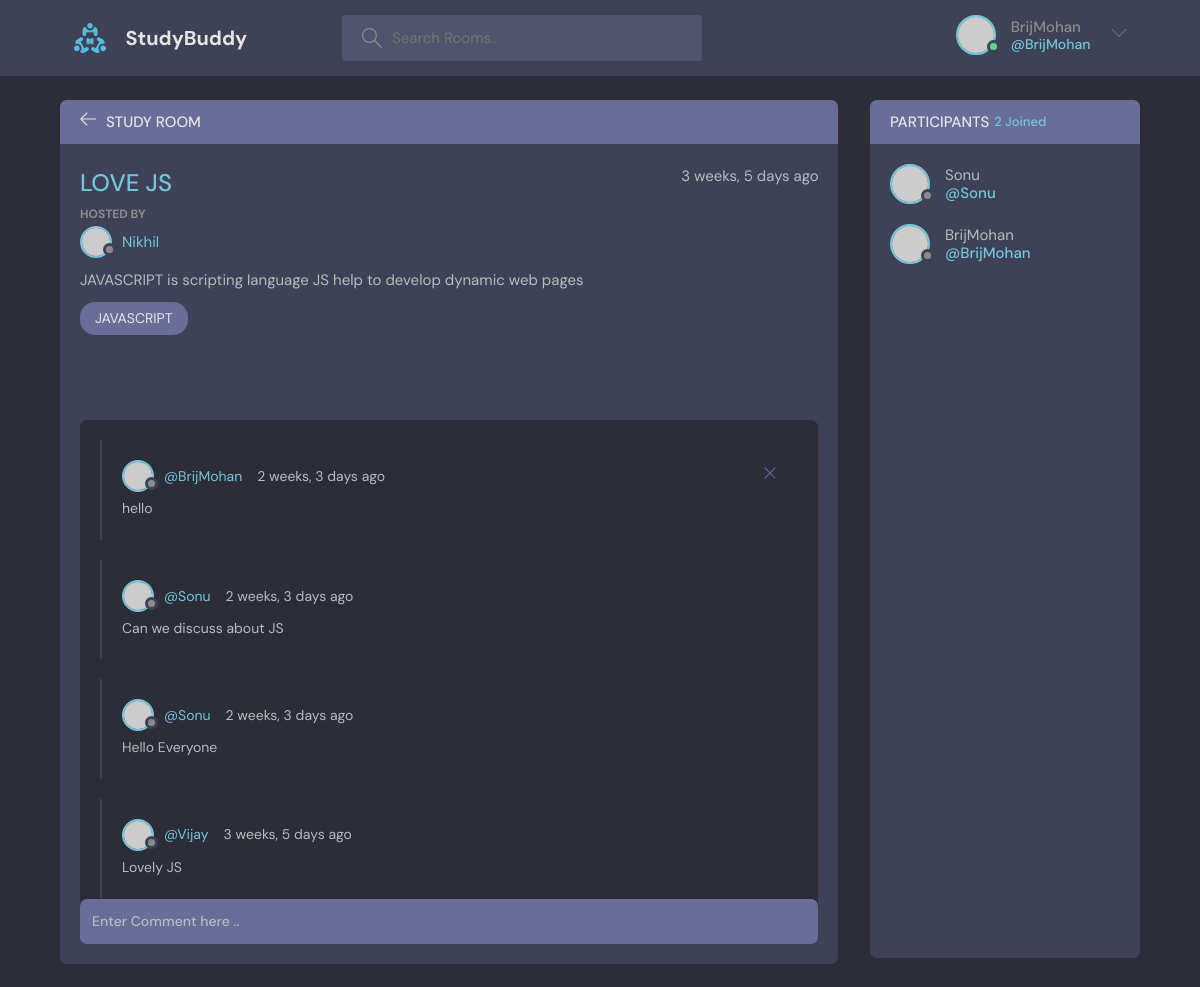
The app's page /room/2/ (signed in) with its own data.
### base/models.py (models this page shows, shortened)
class Room(models.Model):
    host = models.ForeignKey(User,on_delete=models.SET_NULL,null=True)
    topic = models.ForeignKey(Topic,on_delete=models.SET_NULL,null=True)
    name = models.CharField(max_length=200)
    participants = models.ManyToManyField(User,related_name='participants',blank=True)
    description = models.TextField(null=True,blank=True)
    updated=models.DateTimeField(auto_now=True)
    created = models.DateTimeField(auto_now_add=True)
    class Meta:
        ordering = ['-updated','-created']

class Topic(models.Model):
    name = models.CharField(max_length=200)
    def __str__(self):
        return self.name

class Message(models.Model):
    user = models.ForeignKey(User,on_delete=models.CASCADE)
    room = models.ForeignKey(Room,on_delete=models.CASCADE)
    body = models.TextField()
    updated=models.DateTimeField(auto_now=True)
    created = models.DateTimeField(auto_now_add=True)
    class Meta:
        ordering = ['-updated','-created']

### base/views.py (the view, shortened to what this page needs)
# urls.py: path('room/<str:pk>/',views.room,name='room'),
def room(request,pk):
    room = Room.objects.get(id=pk)
    room_messages = room.message_set.all()
    participants = room.participants.all()
    context={'room':room,'room_messages':room_messages,'participants':participants}
    return render(request,'base/room.html',context)

### base/templates/base/room.html (shortened to what this page needs)
{% extends 'main.html' %}
{% block content %}
    <main class="profile-page layout layout--2">
      <div class="container">
        <div class="room">
          <div class="room__top">
            <div class="room__topLeft">
              <a href="{% url 'home' %}">
                <svg version="1.1" xmlns="http://www.w3.org/2000/svg" width="32" height="32" viewBox="0 0 32 32">
                  <title>arrow-left</title>
                  <path
                    d="M13.723 2.286l-13.723 13.714 13.719 13.714 1.616-1.611-10.96-10.96h27.625v-2.286h-27.625l10.965-10.965-1.616-1.607z"
                  ></path>
                </svg>
              </a>
              <h3>Study Room</h3>
            </div>
          </div>
          <div class="room__box scroll">
            <div class="room__header scroll">
              <div class="room__info">
                <h3>{{room.name}}</h3>
                <span>{{room.created | timesince}} ago </span>
              </div>
              <div class="room__hosted">
                <p>Hosted By</p>
                <a href="{url 'user-profile' room.host.id %}" class="room__author">
                  <div class="avatar avatar--small">
                    <img src="https://randomuser.me/api/portraits/men/37.jpg" />
                  </div>
                  <span>{{room.host.username}}</span>
                </a>
              </div>
              <div class="room__details">
                {{room.description}}
              </div>
              <span class="room__topics">{{room.topic}}</span>
            </div>
            <div class="room__conversation">
            <div class="threads scroll">
                  {%for message in room_messages %}
                <div class="thread">
                  <div class="thread__top">
                    <div class="thread__author">
                      <a href="#" class="thread__authorInfo">
                        <div class="avatar avatar--small">
                          <img src="https://randomuser.me/api/portraits/men/37.jpg" />
                        </div>
                        <span>@{{message.user.username}}</span>
                      </a>
                      <span class="thread__date">{{message.created|timesince}} ago</span>
                    </div>
                    {% if request.user == message.user or request.user == message.room.host %}
                    <div class="thread__delete">
                      <a href="{% url 'delete-message' message.id %}">
                      <svg version="1.1" xmlns="http://www.w3.org/2000/svg" width="32" height="32" viewBox="0 0 32 32">
                        <title>remove</title>
                        <path
                          d="M27.314 6.019l-1.333-1.333-9.98 9.981-9.981-9.981-1.333 1.333 9.981 9.981-9.981 9.98 1.333 1.333 9.981-9.98 9.98 9.98 1.333-1.333-9.98-9.98 9.98-9.981z"
                        ></path>
                      </svg>
                    </a>
                    </div>
                    {% endif %}
                  </div>
                  <div class="thread__details">
                    {{message.body}}
                  </div>
                </div>
                {% endfor %}
              </div>
            </div>
          </div>
          {% if request.user.is_authenticated %}
          <div class="room__message">
            <form method="POST" action="">
              <input type="text" name="body" placeholder="Enter Comment here .."/>
          </form>
          </div>
          {% endif %}
        </div>
        <div class="participants">
          <h3 class="participants__top">Participants <span>{{room.participants.count}} Joined</span></h3>
          <div class="participants__list scroll">
            {% for user in participants %}
            <a href="{% url 'user-profile' user.id %}" class="participant">
              <div class="avatar avatar--medium">
                <img src="https://randomuser.me/api/portraits/men/37.jpg" />
              </div>
              <p>
                {{user.username}}
                <span>@{{user.username}}</span>
              </p>
            </a>
            {% endfor %}
          </div>
        </div>
      </div>
    </main>
 {% endblock %}

### templates/navbar.html (shortened to what this page needs)
{% load static %}
<header class="header header--loggedIn">
    <div class="container">
      <a href="/" class="header__logo">
        <img src="{% static 'images/logo.svg' %}" />
        <h1>StudyBuddy</h1>
      </a>
      <form class="header__search" method="GET" action="{% url 'home' %}">
        <label>
          <input  type="text" name="q" placeholder="Search Rooms.." placeholder="Search for rooms..." />
        </label>
      </form>
      <nav class="header__menu">
        {% if request.user.is_authenticated %}
        <div class="header__user">
          <a href="{% url 'user-profile' request.user.id %}">
            <div class="avatar avatar--medium active">
              <img src="https://randomuser.me/api/portraits/men/37.jpg" />
            </div>
            <p>{{user.username}} <span>@{{user.username}}</span></p>
          </a>
          <button class="dropdown-button">
            <svg version="1.1" xmlns="http://www.w3.org/2000/svg" width="32" height="32" viewBox="0 0 32 32">
              <title>chevron-down</title>
              <path d="M16 21l-13-13h-3l16 16 16-16h-3l-13 13z"></path>
            </svg>
          </button>
        </div>
        {% endif %}
      </nav>
    </div>
  </header>

### records on screen
Room: name "LOVE JS", created "3 weeks, 5 days", host.username "Nikhil", description "JAVASCRIPT is scripting language JS help to develop dynamic web pages", topic "JAVASCRIPT", participants.count "2"
Message: user.username "BrijMohan", created "2 weeks, 3 days", body "hello"
Message: user.username "Sonu", created "2 weeks, 3 days", body "Can we discuss about JS"
Message: user.username "Sonu", created "2 weeks, 3 days", body "Hello Everyone"
Message: user.username "Vijay", created "3 weeks, 5 days", body "Lovely JS"

### other values on screen
{{ user.username }} "BrijMohan"
{{ user.username }} "Sonu"
